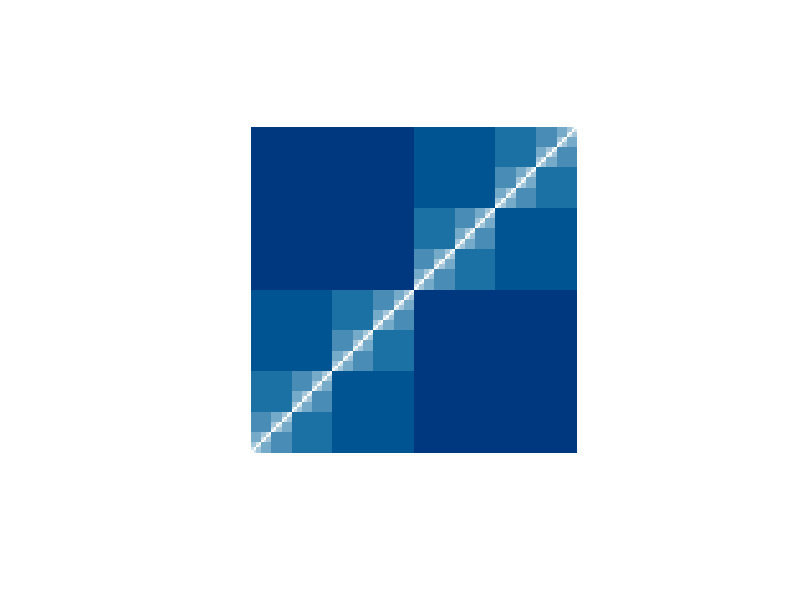

MATLAB code to generate this figure:
function recursion12
%Recursion of simple square
global COLORMAP
n=8; %level of recursion
COLORMAP=1-copper(n);
rect(0,0,1,1,n);
axis([-0.75 0.75 -0.75 0.75]);
axis equal off

function rect(x,y,wide,high,n)
global COLORMAP
if n>0
    xx=[x-wide/2 x+wide/2 x+wide/2  x-wide/2];
    yy=[y-high/2 y-high/2 y+high/2  y+high/2];
    patch(xx,yy,'k',...
         'facecolor',COLORMAP(n,:),...
         'edgecolor','none','linewidth',1);
    rect(x-wide/4,y-high/4,wide/2,high/2,n-1);
    rect(x+wide/4,y+high/4,wide/2,high/2,n-1);
end
return